Frame 1 (no input): blank canvas, image omitted
Frame 60 (no input): blank canvas, image omitted
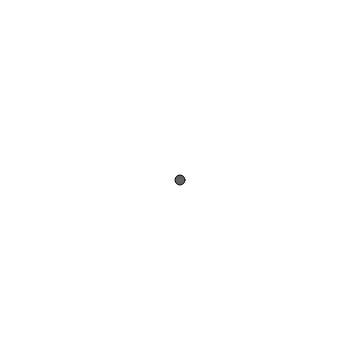
Frame 120 (the mouse pressed at the canvas centre since frame 60)

The p5.js sketch whose frames 1 and 60 were blank and that drew this single picture after the mouse press (run headless with seeded random() and noise() and a simulated clock; from frame 60 on, the mouse is pressed at the canvas centre):

// p5.js sketch
// ── sketch.js
var sample_x = [];
var sample_y = [];
var sample_n = 0;

var slope = 1;
var y_intercept = 0;

var linear;

function setup() {
  createCanvas(360, 360);
}

function draw() {
  var x_average = average(sample_x);
  var y_average = average(sample_y);

  // calculate slope
  var a = 0;
  var b = 0;
  for (var i = 0; i < sample_n; i++) {
    a += (sample_x[i] - x_average) * (sample_y[i] - y_average);
    b += (sample_x[i] - x_average) * (sample_x[i] - x_average);
  }
  slope = a / b;

  // calculate y-intercept
  y_intercept = y_average - slope * x_average;

  linear = new Linear(slope, y_intercept);

  background(255);
  stroke(0);
  fill(100);

  for (var i = 0; i < sample_n; i++) {
    ellipse(sample_x[i], height - sample_y[i], 10, 10);
  }

  linear.draw();
}

function mousePressed() {
  sample_x.push(mouseX);
  sample_y.push(height - mouseY);
  sample_n++;
}

function average(data) {
  var total = 0;
  for (var i = 0; i < data.length; i++) {
    total += data[i];
  }
  return total / data.length;
}

function Linear(slope, y_intercept) {

  const length = 1000;

  this.x1 = 0;
  this.y1 = slope * this.x1 + y_intercept;
  this.x2 = width;
  this.y2 = slope * this.x2 + y_intercept;

  this.draw = function() {
    line(this.x1, height - this.y1, this.x2, height - this.y2);
  }

}
